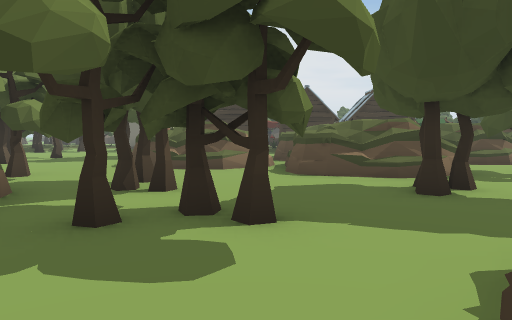
view 1 (above)

24 first-person views from a walk through a 3-D level made in the Unity game engine. The camera is 1.5 m above the floor, tilts 4° down and sees 70° across. The floor is counted in squares, 2 m on a side. Each view is taken from the middle of a square. On the plan, view 1 faces up. The plan holds only what a view shows up to about 11 squares ahead; the rest is blank. The place goes on beyond the plan. The player character is not drawn. Some animated figures are left out. Some surface patterns are stand-ins.

view 2
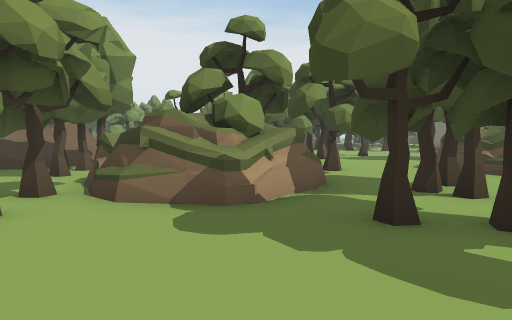

view 3
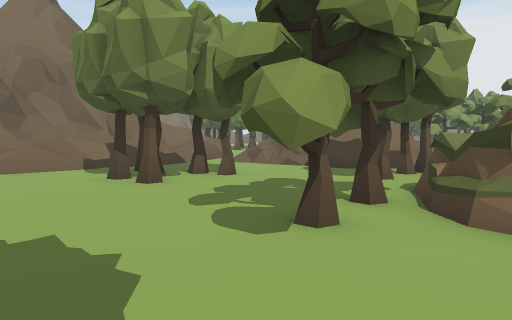

view 4
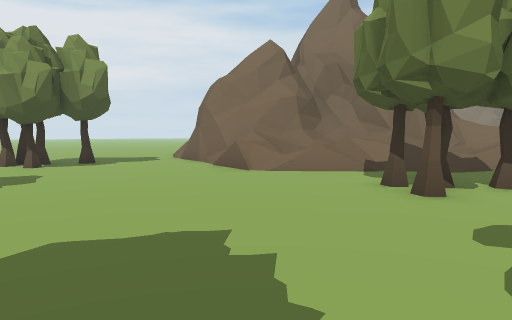

view 5
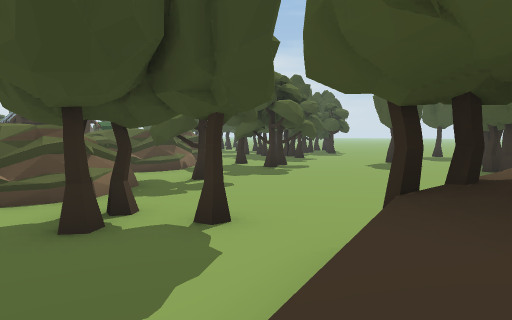

view 6
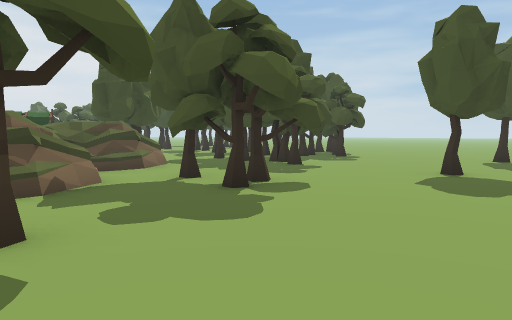

view 7
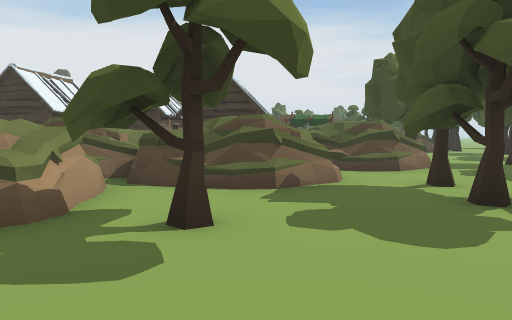

view 8
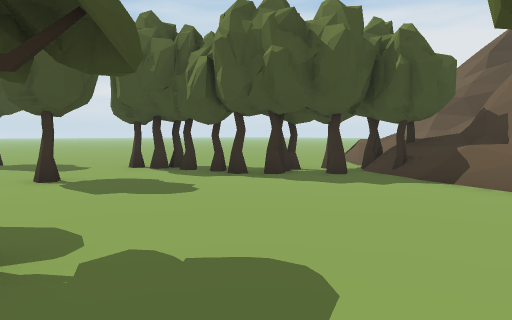

view 9
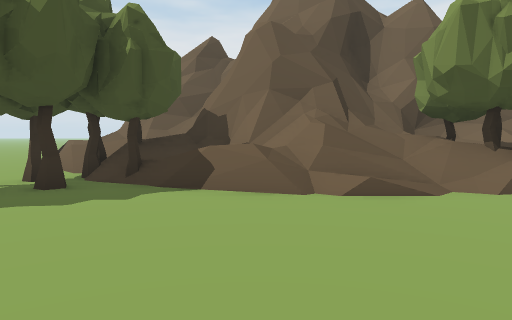

view 10
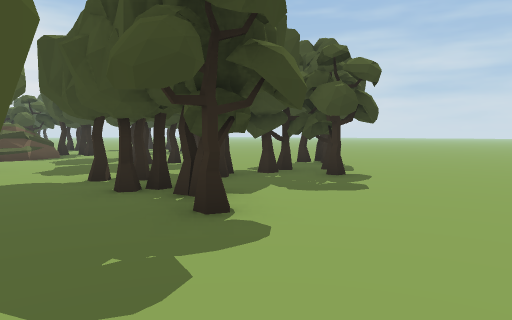

view 11
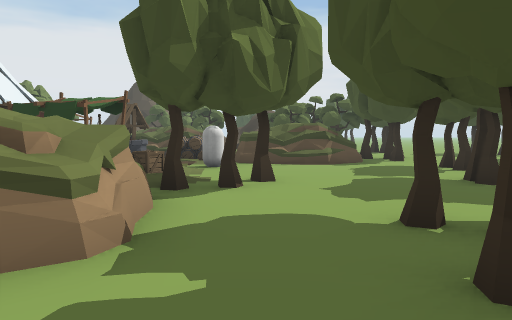

view 12
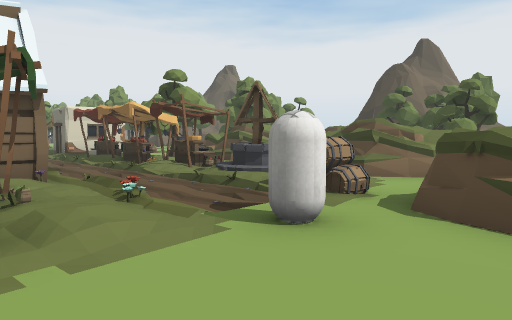

view 13
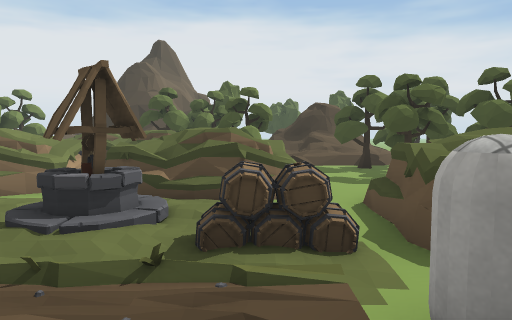

view 14
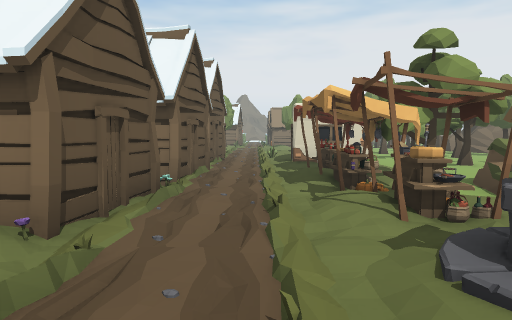

view 15
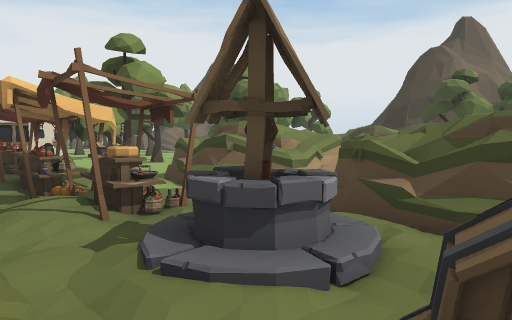

view 16
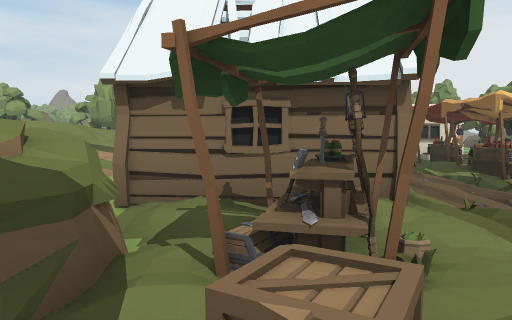

view 17
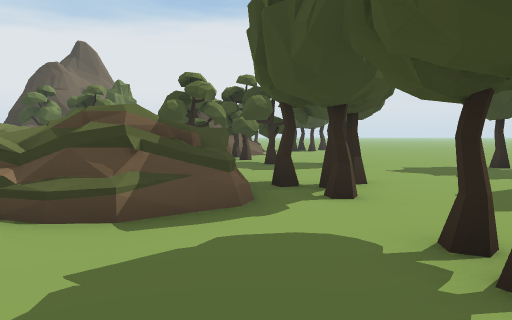

view 18
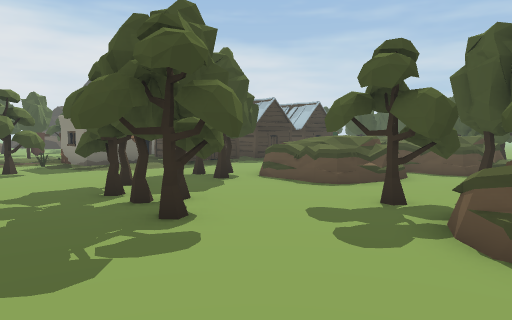

view 19
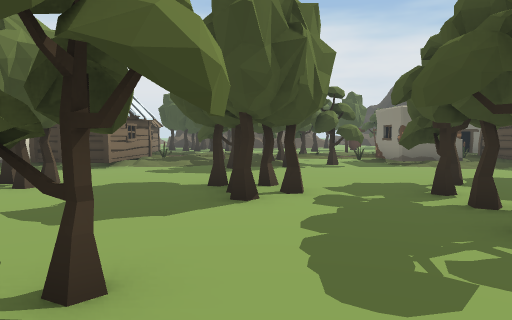

view 20
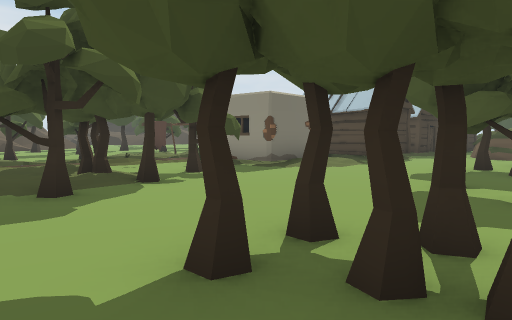

view 21
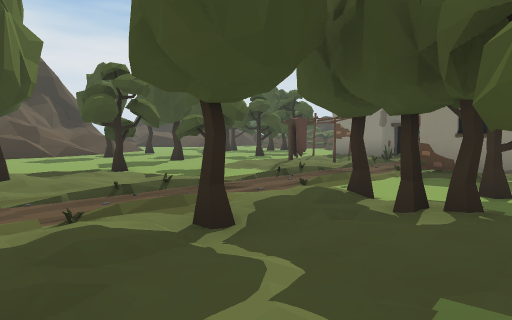

view 22
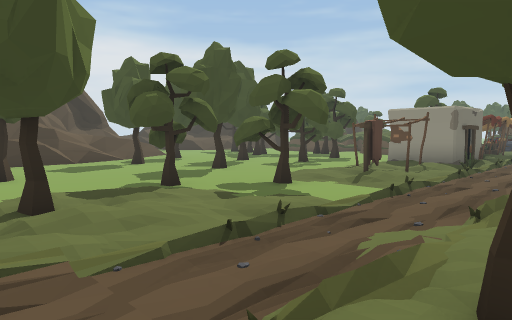

view 23
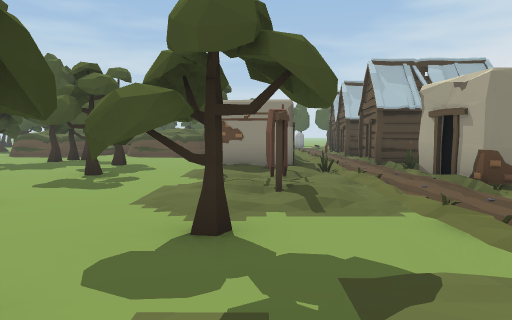

view 24
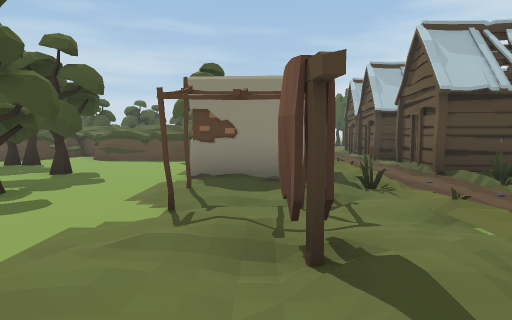

### Floor plan
Key: @ floor where view 1 was taken; # wall or solid block; . main floor; : floor 0.25 m higher than the main floor; + floor 0.5 m higher than the main floor; * floor 1.25 m higher than the main floor; / step, stairs or slope; = window, fence, low wall or low ledge; ^ raised ledge; T tree; S stall; H hut; W well; B barrel; C capsule; R crate; O other object.
Columns run from 13 left of view 1 to 16 right of it. Each row starts with its distance up from view 1.
 28   ....    OOTT .OOO     ..O
 27   ...T    ...TT..OOO    TT.T..
 26   ......  ......O OOO   .TTTT.
 25  T..........T...OOO     .T T.
 24  .....T...TT....OOOOOOO..  ...
 23  ...T...........OOO OOOO.  ...
 22  /:/.T///O/# /.T.O:.OOO.O  ..T
 21  T/:../#///##OSTTSSSWW..OOOTT.
 20 ///:/.//./O##:SSSS:SWWBBOOOOT.
 19 /////://///:::::::::://..OO...
 18  ////::O##OHHHHHHOHH#OOC....T.
 17 //T/T..O##/H HH H  HOO//.....
 16 ///T:TT.##/H H     HSSR/T...T
 15 //T.T...///HHH HHHHHOOOTT...TO
 14 .............      .OOOO......
 13 ..............OOO   OOOO.TT.O.
 12 ..TT...T.TT...OOO    OO..TTTTT
 11 ...TT.T..TOO  OOOOO O.....T..T
 10 ...T..T...OO  OOOOOOO....TT...
  9 ......T...OOOOO OO.O.TT.......
  8  .....T....OO.OOOO....TT......
  7  TT...........OOOTT...........
  6     .....T.T.............T....
  5    / ..OO .TT..TT.............
  4   =//..  TOTTT..T.........TT..
  3   =/OT.OOTO.TT..........TTT...
  2    /..TOOO.....=TT:#==.TT....
  1  //+...TTT....//TT*=##TTT...
  0  //.......T..@ /TT==#=TT...
 -1  ....T......   //#####//=..
 -2  ==/TTT.....    ^^   #////.
 -3 =#//........         ###/=.
 -4  #///......          # ##
 -5  ^////.....
 -6  =##//.....
 -7  #^##/.....
 -8     ##.....

Where each view was taken, in squares from view 1:
view 1: 0 up, 0 right, facing up
view 2: 0 up, 0 right, facing up-left
view 3: 0 up, 1 left, facing left
view 4: 0 up, 2 left, facing down-left
view 5: 1 up, 1 right, facing up-right
view 6: 4 up, 5 right, facing up-right
view 7: 4 up, 6 right, facing up
view 8: 8 up, 6 right, facing down-right
view 9: 7 up, 7 right, facing down
view 10: 7 up, 10 right, facing up-right
view 11: 10 up, 11 right, facing up
view 12: 16 up, 12 right, facing up-left
view 13: 17 up, 9 right, facing up
view 14: 19 up, 9 right, facing left
view 15: 19 up, 9 right, facing up-left
view 16: 16 up, 10 right, facing left
view 17: 16 up, 14 right, facing up
view 18: 4 up, 10 left, facing up-right
view 19: 5 up, 10 left, facing up
view 20: 10 up, 12 left, facing up-right
view 21: 15 up, 13 left, facing up-right
view 22: 17 up, 13 left, facing up-right
view 23: 21 up, 11 left, facing right
view 24: 21 up, 8 left, facing right
